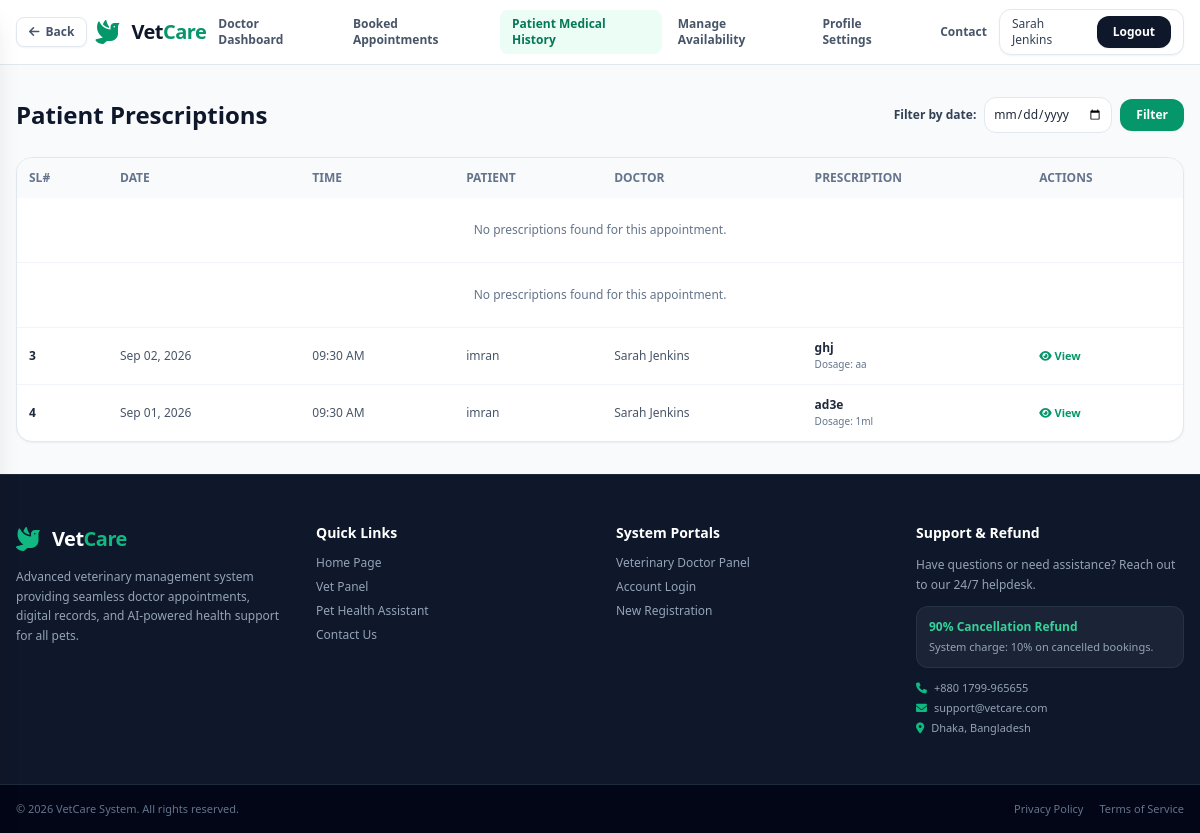
Before: /vet/patient-history/ (signed in) with the older database file.
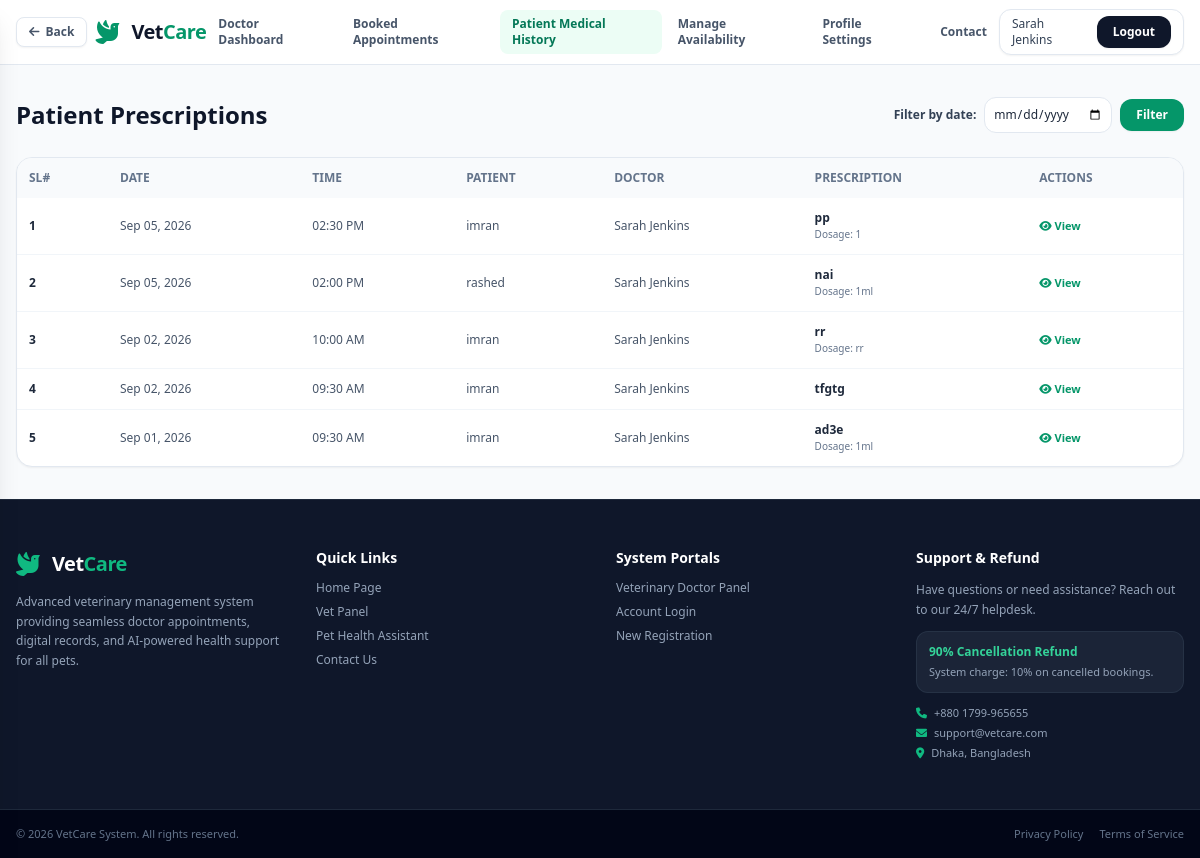
After: the same page with the newer database file.
### booking/models.py (models this page shows, shortened)
class Appointment(models.Model):
    STATUS_CHOICES = (
        ('PENDING', 'Pending'),
        ('CONFIRMED', 'Confirmed'),
        ('COMPLETED', 'Completed'),
        ('CANCELLED', 'Cancelled'),
    )
    patient = models.ForeignKey('patient.Patient', on_delete=models.CASCADE, related_name='appointments')
    doctor = models.ForeignKey('vet.Doctor', on_delete=models.CASCADE, related_name='appointments')
    date = models.DateField()
    time = models.TimeField()
    status = models.CharField(max_length=20, choices=STATUS_CHOICES, default='PENDING')
    fee = models.DecimalField(max_digits=8, decimal_places=2, default=1500.00)
    notes = models.TextField(blank=True)
    created_at = models.DateTimeField(auto_now_add=True)
    updated_at = models.DateTimeField(auto_now=True)
    class Meta:
        ordering = ['-date', '-time']

### patient/models.py (models this page shows, shortened)
class MedicalHistory(models.Model):
    patient = models.ForeignKey(Patient, on_delete=models.CASCADE, related_name='medical_histories')
    appointment = models.ForeignKey('booking.Appointment', on_delete=models.SET_NULL, null=True, blank=True, related_name='medical_histories')
    diagnosis = models.TextField()
    notes = models.TextField(blank=True)
    medical_suggestion = models.TextField(blank=True)
    medicines = models.TextField(blank=True)
    dosage = models.TextField(blank=True)
    frequency = models.CharField(max_length=100, blank=True)
    duration = models.CharField(max_length=100, blank=True)
    date = models.DateField()
    created_at = models.DateTimeField(auto_now_add=True)

class Patient(models.Model):
    user = models.OneToOneField(settings.AUTH_USER_MODEL, on_delete=models.CASCADE, related_name='patient_profile')
    pet_name = models.CharField(max_length=100)
    species = models.CharField(max_length=100)
    breed = models.CharField(max_length=100, blank=True)
    age = models.IntegerField(null=True, blank=True)
    weight = models.DecimalField(max_digits=5, decimal_places=2, null=True, blank=True)
    medical_history = models.TextField(blank=True)
    created_at = models.DateTimeField(auto_now_add=True)

### accounts/models.py (models this page shows, shortened)
class User(AbstractUser):
    ROLE_CHOICES = (
        ('PATIENT', 'Patient'),
        ('DOCTOR', 'Doctor'),
        ('ADMIN', 'Admin'),
    )
    role = models.CharField(max_length=20, choices=ROLE_CHOICES, default='PATIENT')
    phone = models.CharField(max_length=20, blank=True)
    country_code = models.CharField(max_length=5, default='+880', blank=True)
    address = models.TextField(blank=True)
    created_at = models.DateTimeField(auto_now_add=True)

### vet/models.py (models this page shows, shortened)
class Doctor(models.Model):
    user = models.OneToOneField(settings.AUTH_USER_MODEL, on_delete=models.CASCADE, related_name='doctor_profile')
    specialty = models.CharField(max_length=100)
    experience_years = models.IntegerField(default=0)
    qualification = models.CharField(max_length=200, blank=True)
    license_number = models.CharField(max_length=50, blank=True)
    consultation_fee = models.DecimalField(max_digits=8, decimal_places=2, default=1500.00)
    bio = models.TextField(blank=True)
    is_active = models.BooleanField(default=True)
    created_at = models.DateTimeField(auto_now_add=True)

### vet/views.py (the view)
# urls.py: path('vet/patient-history/', views.patient_medical_history, name='vet_patient_history'),
@login_required
def patient_medical_history(request):
    if request.user.role != 'DOCTOR':
        return render(request, '403.html', status=403)
    from datetime import datetime
    selected_date_str = request.GET.get('date', '').strip()
    selected_date = None
    if selected_date_str:
        try:
            selected_date = datetime.strptime(selected_date_str, '%Y-%m-%d').date()
        except ValueError:
            selected_date = None
    try:
        doctor = request.user.doctor_profile
        appointments = doctor.appointments.filter(status='COMPLETED').select_related('patient__user').prefetch_related('patient__medical_histories')
        if selected_date is not None:
            appointments = appointments.filter(date=selected_date)
    except Exception:
        doctor = None
        appointments = []
    context = {
        'doctor': doctor,
        'appointments': appointments,
        'selected_date': selected_date_str,
    }
    return render(request, 'vet_patient_history.html', context)

### vetcure/templates/vet_patient_history.html (shortened to what this page needs)
{% extends 'base.html' %}
{% block content %}
<div class="flex-grow max-w-7xl w-full mx-auto px-4 py-8">
    <div class="flex flex-col md:flex-row md:items-center md:justify-between gap-4 mb-6">
        <h1 class="text-2xl font-bold text-slate-900">Patient Prescriptions</h1>
        <form method="get" class="flex items-center gap-2">
            <label class="text-xs font-semibold text-slate-700">Filter by date:</label>
            <input type="date" name="date" value="{{ selected_date|default:'' }}" class="border border-slate-200 rounded-xl p-2 text-xs outline-none focus:ring-1 focus:ring-emerald-500">
            <button type="submit" class="bg-emerald-600 hover:bg-emerald-700 text-white text-xs font-semibold px-4 py-2 rounded-xl transition shadow-sm">Filter</button>
        </form>
    </div>
    <div class="bg-white rounded-2xl border border-slate-200 shadow-sm overflow-hidden">
        <div class="overflow-x-auto">
            <table class="w-full text-left text-xs text-slate-600">
                <thead class="bg-slate-50 text-slate-500 uppercase">
                    <tr>
                        <th class="p-3">SL#</th>
                        <th class="p-3">Date</th>
                        <th class="p-3">Time</th>
                        <th class="p-3">Patient</th>
                        <th class="p-3">Doctor</th>
                        <th class="p-3">Prescription</th>
                        <th class="p-3">Actions</th>
                    </tr>
                </thead>
                <tbody class="divide-y divide-slate-100">
                    {% for appointment in appointments %}
                    {% with histories=appointment.medical_histories.all %}
                    {% for history in histories %}
                    <tr>
                        <td class="p-3 font-semibold text-slate-800">{{ forloop.parentloop.counter }}</td>
                        <td class="p-3">{{ history.date|date:"M d, Y" }}</td>
                        <td class="p-3">{{ appointment.time|time:"h:i A" }}</td>
                        <td class="p-3">{{ appointment.patient.user.get_full_name }}</td>
                        <td class="p-3">{{ appointment.doctor.user.get_full_name }}</td>
                        <td class="p-3">
                            {% if history.medicines %}
                            <p class="font-semibold text-slate-800">{{ history.medicines|truncatewords:8 }}</p>
                            {% else %}
                            <span class="text-slate-400">General Consultation</span>
                            {% endif %}
                            {% if history.dosage %}<p class="text-slate-500 text-[10px]">Dosage: {{ history.dosage }}</p>{% endif %}
                        </td>
                        <td class="p-3">
                            <a href="{% url 'print_prescription' history.id %}" target="_blank" class="text-emerald-600 hover:underline text-[11px] font-semibold">
                                <i class="fa-solid fa-eye"></i> View
                            </a>
                        </td>
                    </tr>
                    {% empty %}
                    <tr>
                        <td colspan="7" class="p-6 text-center text-slate-500">No prescriptions found for this appointment.</td>
                    </tr>
                    {% endfor %}
                    {% endwith %}
                    {% empty %}
                    <tr>
                        <td colspan="7" class="p-6 text-center text-slate-500">No completed appointments found.</td>
                    </tr>
                    {% endfor %}
                </tbody>
            </table>
        </div>
    </div>
</div>
{% endblock %}

Changed rows visible on the page:
added MedicalHistory: date "Sep 05, 2026", {{ appointment.time|time:"h:i A" }} "02:30 PM", {{ appointment.patient.user.get_full_name }} "imran", {{ appointment.doctor.user.get_full_name }} "Sarah Jenkins", medicines "pp", dosage "1", shown under Appointment (number 1 of 5 on the later page)
added MedicalHistory: date "Sep 05, 2026", {{ appointment.time|time:"h:i A" }} "02:00 PM", {{ appointment.patient.user.get_full_name }} "rashed", {{ appointment.doctor.user.get_full_name }} "Sarah Jenkins", medicines "nai", dosage "1ml", shown under Appointment "02:00 PM"
now on this page (row edited): Appointment: time "10:00 AM", patient.user.get_full_name "imran", doctor.user.get_full_name "Sarah Jenkins"
added MedicalHistory: date "Sep 02, 2026", medicines "rr", dosage "rr"
changed MedicalHistory: medicines "ghj" → "tfgtg"; dosage "aa" → (not shown)
